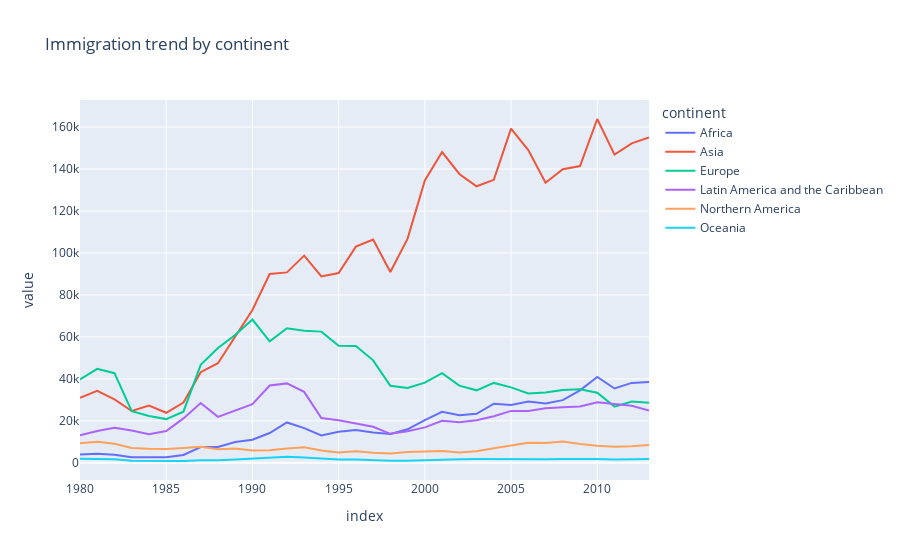

The notebook cell saved with this chart:
### Code cell
px.line(con_im_trend.T,
        y=con_im_trend.index,
        x=con_im_trend.columns,
        title="Immigration trend by continent",
        labels={'x':'Years','y':'Number'})

### Figure 1 — Plotly figure (JSON) as saved in the notebook; plotly's stock layout.template omitted (floating-point values rounded to 4 significant figures)
{"data": [{"hovertemplate": "continent=Africa<br>index=%{x}<br>value=%{y}<extra></extra>", "legendgroup": "Africa", "line": {"color": "#636efa", "dash": "solid"}, "marker": {"symbol": "circle"}, "mode": "lines", "name": "Africa", "orientation": "v", "showlegend": true, "type": "scatter", "x": [1980, 1981, 1982, 1983, 1984, 1985, 1986, 1987, 1988, 1989, 1990, 1991, 1992, 1993, 1994, 1995, 1996, 1997, 1998, 1999, 2000, 2001, 2002, 2003, 2004, 2005, 2006, 2007, 2008, 2009, 2010, 2011, 2012, 2013], "xaxis": "x", "y": [3951, 4363, 3819, 2671, 2639, 2650, 3782, 7494, 7552, 9894, 11012, 14228, 19242, 16531, 13072, 14806, 15700, 14471, 13791, 15996, 20346, 24292, 22710, 23366, 28192, 27523, 29188, 28284, 29890, 34534, 40892, 35441, 38083, 38543], "yaxis": "y"}, {"hovertemplate": "continent=Asia<br>index=%{x}<br>value=%{y}<extra></extra>", "legendgroup": "Asia", "line": {"color": "#EF553B", "dash": "solid"}, "marker": {"symbol": "circle"}, "mode": "lines", "name": "Asia", "orientation": "v", "showlegend": true, "type": "scatter", "x": [1980, 1981, 1982, 1983, 1984, 1985, 1986, 1987, 1988, 1989, 1990, 1991, 1992, 1993, 1994, 1995, 1996, 1997, 1998, 1999, 2000, 2001, 2002, 2003, 2004, 2005, 2006, 2007, 2008, 2009, 2010, 2011, 2012, 2013], "xaxis": "x", "y": [31025, 34314, 30214, 24696, 27274, 23850, 28739, 43203, 47454, 60256, 72829, 89964, 90752, 98737, 88852, 90424, 103030, 106383, 90929, 106844, 134544, 148083, 137653, 131769, 134850, 159253, 149054, 133459, 139894, 141434, 163845, 146894, 152218, 155075], "yaxis": "y"}, {"hovertemplate": "continent=Europe<br>index=%{x}<br>value=%{y}<extra></extra>", "legendgroup": "Europe", "line": {"color": "#00cc96", "dash": "solid"}, "marker": {"symbol": "circle"}, "mode": "lines", "name": "Europe", "orientation": "v", "showlegend": true, "type": "scatter", "x": [1980, 1981, 1982, 1983, 1984, 1985, 1986, 1987, 1988, 1989, 1990, 1991, 1992, 1993, 1994, 1995, 1996, 1997, 1998, 1999, 2000, 2001, 2002, 2003, 2004, 2005, 2006, 2007, 2008, 2009, 2010, 2011, 2012, 2013], "xaxis": "x", "y": [39760, 44802, 42720, 24638, 22287, 20844, 24370, 46698, 54726, 60893, 68301, 57938, 64123, 62937, 62531, 55764, 55642, 48841, 36719, 35639, 38215, 42779, 36798, 34556, 38082, 35955, 33053, 33495, 34692, 35078, 33425, 26778, 29177, 28691], "yaxis": "y"}, {"hovertemplate": "continent=Latin America and the Caribbean<br>index=%{x}<br>value=%{y}<extra></extra>", "legendgroup": "Latin America and the Caribbean", "line": {"color": "#ab63fa", "dash": "solid"}, "marker": {"symbol": "circle"}, "mode": "lines", "name": "Latin America and the Caribbean", "orientation": "v", "showlegend": true, "type": "scatter", "x": [1980, 1981, 1982, 1983, 1984, 1985, 1986, 1987, 1988, 1989, 1990, 1991, 1992, 1993, 1994, 1995, 1996, 1997, 1998, 1999, 2000, 2001, 2002, 2003, 2004, 2005, 2006, 2007, 2008, 2009, 2010, 2011, 2012, 2013], "xaxis": "x", "y": [13081, 15215, 16769, 15427, 13678, 15171, 21179, 28471, 21924, 25060, 27942, 36827, 37853, 33840, 21341, 20262, 18645, 17174, 13830, 15088, 16898, 20067, 19317, 20263, 22181, 24747, 24676, 26011, 26547, 26867, 28818, 27856, 27173, 24950], "yaxis": "y"}, {"hovertemplate": "continent=Northern America<br>index=%{x}<br>value=%{y}<extra></extra>", "legendgroup": "Northern America", "line": {"color": "#FFA15A", "dash": "solid"}, "marker": {"symbol": "circle"}, "mode": "lines", "name": "Northern America", "orientation": "v", "showlegend": true, "type": "scatter", "x": [1980, 1981, 1982, 1983, 1984, 1985, 1986, 1987, 1988, 1989, 1990, 1991, 1992, 1993, 1994, 1995, 1996, 1997, 1998, 1999, 2000, 2001, 2002, 2003, 2004, 2005, 2006, 2007, 2008, 2009, 2010, 2011, 2012, 2013], "xaxis": "x", "y": [9378, 10030, 9074, 7100, 6661, 6543, 7074, 7705, 6469, 6790, 5895, 6057, 6846, 7438, 5902, 4891, 5516, 4753, 4437, 5196, 5433, 5604, 4948, 5543, 6990, 8394, 9613, 9463, 10190, 8995, 8142, 7677, 7892, 8503], "yaxis": "y"}, {"hovertemplate": "continent=Oceania<br>index=%{x}<br>value=%{y}<extra></extra>", "legendgroup": "Oceania", "line": {"color": "#19d3f3", "dash": "solid"}, "marker": {"symbol": "circle"}, "mode": "lines", "name": "Oceania", "orientation": "v", "showlegend": true, "type": "scatter", "x": [1980, 1981, 1982, 1983, 1984, 1985, 1986, 1987, 1988, 1989, 1990, 1991, 1992, 1993, 1994, 1995, 1996, 1997, 1998, 1999, 2000, 2001, 2002, 2003, 2004, 2005, 2006, 2007, 2008, 2009, 2010, 2011, 2012, 2013], "xaxis": "x", "y": [1942, 1839, 1675, 1018, 878, 920, 904, 1200, 1181, 1539, 2075, 2495, 2871, 2566, 1967, 1565, 1552, 1263, 1021, 1055, 1276, 1818, 1685, 1800, 1788, 1585, 1473, 1693, 1834, 1860, 1834, 1548, 1679, 1775], "yaxis": "y"}], "layout": {"legend": {"title": {"text": "continent"}, "tracegroupgap": 0}, "title": {"text": "Immigration trend by continent"}, "xaxis": {"anchor": "y", "domain": [0, 1], "title": {"text": "index"}}, "yaxis": {"anchor": "x", "domain": [0, 1], "title": {"text": "value"}}}}
